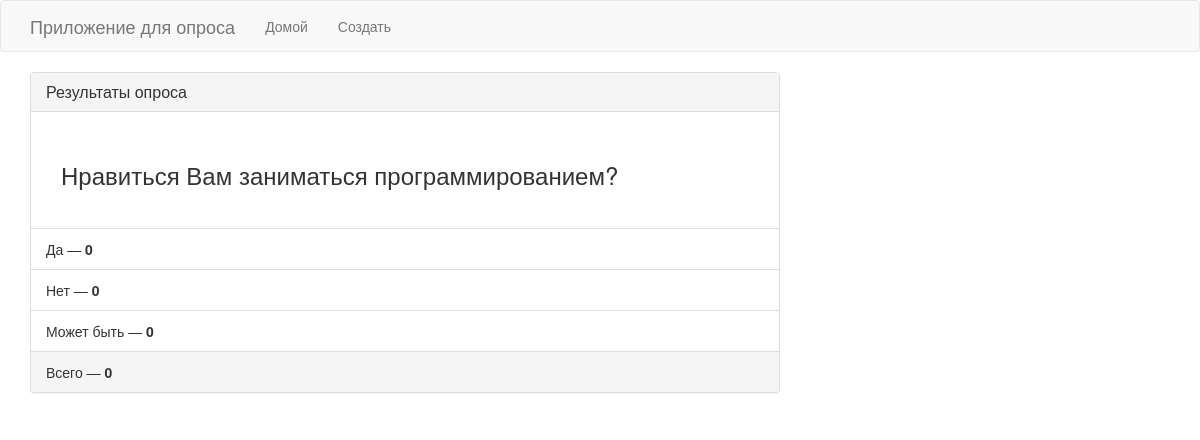
Screenshot of /results/2 with the database file from the repository.
### poll/models.py (models this page shows)
class Poll(models.Model):
    question = models.TextField()
    date_published = models.DateTimeField(verbose_name = "Дата публикации", default = datetime.datetime.now())
    option_one = models.CharField(max_length=30)
    option_two = models.CharField(max_length=30)
    option_three = models.CharField(max_length=30)
    option_one_count= models.IntegerField(default=0)
    option_two_count= models.IntegerField(default=0)
    option_three_count= models.IntegerField(default=0)
    def total(self):
        return self.option_one_count + self.option_two_count + self.option_three_count

### poll/views.py (the view)
# urls.py: path('results/<poll_id>', poll_views.results, name='results'),
def results(request, poll_id):
    poll = Poll.objects.get(pk=poll_id)
    context = {
        'poll' : poll
    }
    return render(request, 'poll/results.html', context)

### poll/templates/poll/results.html (shortened to what this page needs)
{% extends "poll/base.html" %}
{% block main %}
<div class="row">
    <div class="col-lg-8 col-lg-offcet-2">
        <div class="panel panel-default">
            <div class="panel-heading">
                <h3 class="panel-title">Результаты опроса</h3>
            </div>
            <div class="panel-body">
                <h3 class="panel-body">{{ poll.question }}</h3>
            </div>
            <ul class="list-group">
                <li class="list-group-item">{{ poll.option_one }} &mdash; <strong>{{ poll.option_one_count }}</strong></li>
                <li class="list-group-item">{{ poll.option_two }} &mdash; <strong>{{ poll.option_two_count }}</strong></li>
                <li class="list-group-item">{{ poll.option_three }} &mdash; <strong>{{ poll.option_three_count}}</strong></li>
            </ul>
            <div class="panel-footer">
                Всего &mdash; <strong>{{ poll.total }}</strong>
            </div>
        </div>
    </div>
</div>
{% endblock %}

### rows the page displays
Poll: question "Нравиться Вам заниматься программированием?", option_one "Да", option_one_count "0", option_two "Нет", option_two_count "0", option_three "Может быть", option_three_count "0", total "0"
